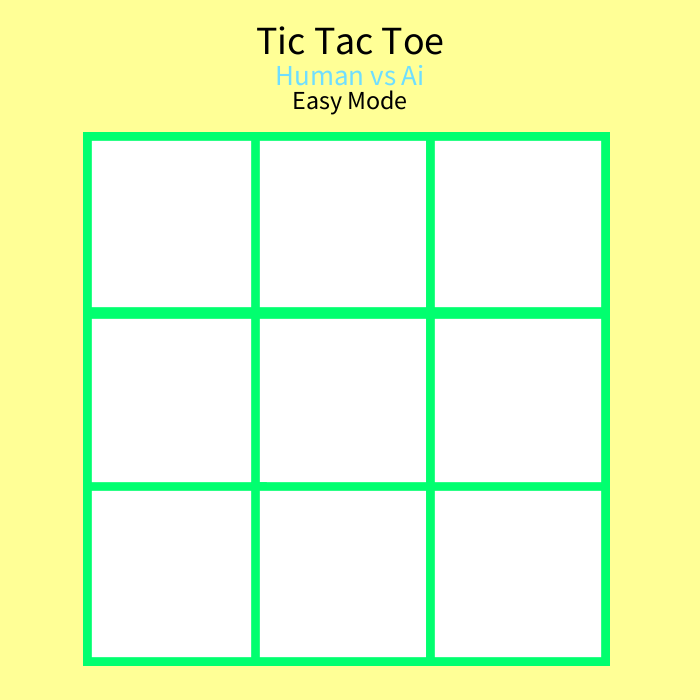
Frame 1 (no input)
Frame 60 (the mouse pressed at the canvas centre just before this capture): identical to frame 1, image omitted
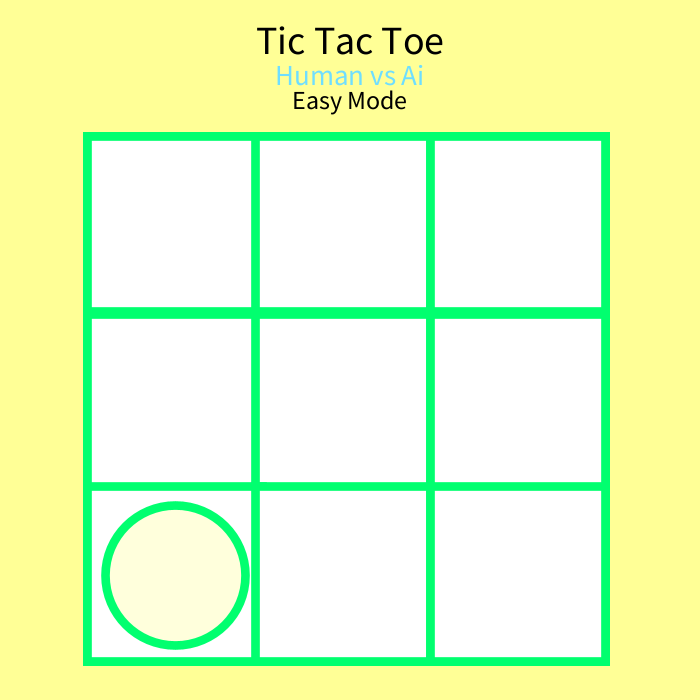
Frame 120 (the mouse held since frame 60 and released just before this capture)

The Processing sketch that drew these frames (run headless with seeded random() and noise(); from frame 60 on, the mouse is pressed at the canvas centre):

// Processing sketch: tictactoe
// ── tictactoe.pde
//TicTacToe Easy mode
//there is high chance of the Human winning.
boolean crossTurn, computerTurn, mouseReleased, tied, computerTurnTimer, gameIsLive ;
int howmany, time, finalTime, boxSize, fps = 12; 
float c, radius; 

void setup() {
  size(700, 700);
  fps = 30;
  frameRate(fps);//Specifies the number of frames to be displayed every second
  // I will figure out why it is 30 fps later.


  textAlign(CENTER, CENTER);//Sets the current alignment for drawing text to center
  ellipseMode(RADIUS);//Set the first two parameters of ellipse() as the shape's center point, but uses the third and fourth parameters to specify half of the shapes's width and height.
  strokeWeight(8.66);

  setup2();
}
EachBox [] eachbox;

void setup2 () {
  stroke(1, 444, 111);//color of stroke set to black
  gameIsLive = true;
  crossTurn = true;
  tied = false;
  howmany = 0;//set the total count of crosses/circles to zero
  time = 0;//set the time to zero
  computerTurnTimer = false;
  computerTurn = false;
  boxSize = round(min(width, height)/4);
  radius = boxSize/2.5;
  c = 0;

  //Clean up background
  background(444, 555, 150);
  eachbox = new EachBox[9];

  for (int i = 0; i < 9; i ++) {
    eachbox[i] = new EachBox(i);
    eachbox[i].drawBoard();
  }//index refers the number of boxes
  textAtTop();//a procedure lead to line 93
}

//Separate input/setup from what needs to be drawn constantly
void draw() {
  checkIfGameOver();

  //Delays computer's turn when it is computer's turn
  if (computerTurnTimer && gameIsLive) {
    computerDelay();
  }

  //checkFrameRate();
}


void checkFrameRate() {
  noStroke();
  rectCreator(color(150, 225, 220), 100, 50, 80, 30);
  stroke(0);
  textCreator(15, color(0), "Lag: " + round(100-100*(frameRate)/fps) + " %", 100, 50);
}//check frame rate lag to make sure it work

void mousePressed() {


  mouseReleased = true;

  for (int i = 0; i < 9; i ++) {
    if (boxIsEmpty(i) && crossTurn && eachbox[i].isUserHoveringOverBox() && mouseReleased && gameIsLive) {
      eachbox[i].drawCross();//if the box is empty and the player plays,and game is live. leave a cross there
      mouseReleased = false;
    }
  }
}

void mouseReleased() {
  mouseReleased = false;//when mouse released, confirm the movenment player made
}

void textAtTop() {
  textCreator(40, color(0), "Tic Tac Toe", width/2, 40);
  textCreator(29, color(111, 222, 333), "Human vs Ai", width/2, 75);
  textCreator(26, color(0), "Easy Mode", width/2, 100);
}//Text Part

void textCreator(int ts, color c, String s, float x, float y) {
  textSize(ts);
  fill(c);
  text(s, x, y);
}

void rectCreator(color c, float x, float y, float w, float h) {
  fill(c);
  rect(x, y, w, h);
}//They use default values to textCreator/textCreator

void moveTo(int a) {
  eachbox[a].drawCircle();
  computerTurn = false;//Put a circle in this position
}

void startCorner() {
  int r = round(random(3));//Random a float number between 0-3(includ decimal), then round it to an interger(0 and 3 are 1/6, 1 and 2 are 1/3)
  int a = 0;//set the variable to 0
  if (r == 0) a = 0;
  else if (r == 1) a = 2;
  else if (r == 2) a = 6;
  else a = 8;// when r =3, a= 8
  //When player start at center,randomly decides a corner to start from, and put a circle in that position.
  eachbox[a].drawCircle();
  computerTurn = false;
}

void computerFirstMove() {
  if (K1(4)) startCorner();
  else moveTo(6);
}

void computerMoves() {

  if (K2(1, 2, 0)) moveTo(0);


  else if (K1(2) && K1(6)) randomAction(); //2, 6
  else if (K1(0) && K1(8)) randomAction(); //0, 8

  //If no threat or attacking opportunity, play in random position
  else while (true) {
    int i = round(random(8));
    if (boxIsEmpty(i) && i != 1) {
      moveTo(i);
      break;
    }
  }
}

void randomAction() {
  //It randomly puts you in CORRECT positions
  while (true) {
    int i = round(random(1, 4))*2 - 1;//possibilities: 1, 3, 5, 7
    if (boxIsEmpty(i)) {
      moveTo(i);
      break;
    }
  }
}

void checkHowMany () {
  //If all the boxes are filled up, we have tied
  if (howmany == 9) tied = true;
}



//game over menu


void switchTurns() {
  //Player's turn

  howmany ++; 
  if (howmany % 2 == 1 && gameIsLive) {
    crossTurn = false;
    computerTurnTimer = true;
  }//because player always play first so every time when howmany % 2 == 1 it will be player's turn
}

void computerDelay() {
  //Delay the computer's move to let player hae time to make move
  finalTime = (int)frameRate;
  if (time < finalTime) time++;//increase time by 1 which is computer's delay time
  //When the time comes, play it once
  else {
    computerTurnTimer = false;
    computerTurn = true;

    if (howmany == 1) computerFirstMove();//when how many =1, it's player's move
    else computerMoves();

    time = 0;//set time back to zero

    computerTurn = false;
    crossTurn = true;//cross turn = player turn
  }
}

//Check if user's mouse is hovering over a rectangle (boolean is use to check the value true or not)
boolean overRect(float x, float y, float w, float h) {
  return (mouseX >= x-w/2 && mouseX <= x+w/2 && mouseY >= y-h/2 && mouseY <= y+h/2);
}//represent: x-cordinate, y-cordinate, width, height

//Check if a box is empty
boolean boxIsEmpty(int a) {
  return (!eachbox[a].crossed && !eachbox[a].circled);
}//used to indicate the value to return from a function

//Check if a box is full
boolean boxFull(int a) {
  return (eachbox[a].crossed || eachbox[a].circled);
}

//Check if a circle occupies the box
boolean K4(int a) {
  return (eachbox[a].circled);
}

//Check if a cross occupies the box
boolean K1(int a) { //K1
  return (eachbox[a].crossed);
}

//Check if the computer won
boolean Op(int a, int b, int c) {
  if (K4(a) && K4(b) && K4(c)) {
    drawLines(a, c);
    return true;
  } else return false;
}//xp represent player's move and op represent computer

//Check if the user miraculously wins
boolean Xp(int a, int b, int c) {
  if (K1(a) && K1(b) && K1(c)) {
    drawLines(a, c);
    ;//Draw a line to show the winning positions
    return true;
  } else return false;
}

boolean K2(int a, int b, int c) { //check circle position
  return (K4(a) && K4(b) && boxIsEmpty(c));
}
boolean K3(int a, int b, int c) { //check circle position
  return (K1(a) && K1(b) && boxIsEmpty(c));
}

void drawLines(int a, int c) {
  line(eachbox[a].x, eachbox[a].y, eachbox[c].x, eachbox[c].y);
}//the function for draw lines

boolean circleWins() {
  if (Op(0, 1, 2)) return true;
  else if (Op(3, 4, 5)) return true;
  else if (Op(6, 7, 8)) return true;
  else if (Op(0, 3, 6)) return true;
  else if (Op(1, 4, 7)) return true;
  else if (Op(2, 5, 8)) return true;
  else if (Op(0, 4, 8)) return true;
  else if (Op(2, 4, 6)) return true;
  else return false;
}

boolean crossWins() {
  if (Xp(0, 1, 2)) return true;
  else if (Xp(3, 4, 5)) return true;
  else if (Xp(6, 7, 8)) return true;
  else if (Xp(0, 3, 6)) return true;
  else if (Xp(1, 4, 7)) return true;
  else if (Xp(2, 5, 8)) return true;
  else if (Xp(0, 4, 8)) return true;
  else if (Xp(2, 4, 6)) return true;
  else return false;
}
//Above codes are all the postive pattern of win
class EachBox {
  int n; //number of this box
  int x, y; //position of box
  boolean crossed, circled;
  // represent all the function Eachbox do for the program
  EachBox(int num) {
    rectMode(CENTER);
    n = num;
    num ++;

    setBoxSize(num, round(num/3f - 0.6));
  }//num variable use to determine the exactly size of box. Dont know what 3f represent yet)

  void setBoxSize(int num, float a) {
    x = round(boxSize * (num-a*3));
    y = round(height/2+50 - boxSize + boxSize*a);
  }

  void drawBoard() {

    //board
    rect(width*1.25/5, height*1.6/5, width*1/4, height*2.5/10);//game board 1
    rect(width*2.45/5, height*1.6/5, width*1/4, height*2.5/10);//game board 2
    rect(width*3.7/5, height*1.6/5, width*1/4, height*2.5/10);//game board 3

    //column 2
    rect(width*1.25/5, height*2.87/5, width*1/4, height*2.5/10);//game board 4
    rect(width*2.45/5, height*2.87/5, width*1/4, height*2.5/10);//game board 5
    rect(width*3.7/5, height*2.87/5, width*1/4, height*2.5/10);//game board 6

    //column 3
    rect(width*1.25/5, height*4.1/5, width*1/4, height*2.5/10);//game board 7
    rect(width*2.45/5, height*4.1/5, width*1/4, height*2.5/10);//game board 8
    rect(width*3.7/5, height*4.1/5, width*1/4, height*2.5/10);//game board 9
  }
  //determine the background and draw the board
  void drawCross() {
    crossed = true; //mark this box as a cross then switch turn to computer
    switchTurns();

    if (howmany == 9) tied = true;

    line(x-radius, y-radius, x+radius, y+radius);
    line(x-radius, y+radius, x+radius, y-radius);//cross code
  }

  void drawCircle() {
    circled = true; //mark this box as a circle and draw one there
    switchTurns();

    if (howmany == 9) tied = true;
    fill(255, 255, 220);
    ellipse(x, y, radius, radius);//circle code
  }

  boolean isUserHoveringOverBox() {
    return overRect(x, y, boxSize, boxSize);
  }
}
void gameOver(String message) {
  gameIsLive = false;// create variable message which represent the result of game 
  if (c < 200) c += 120/(fps+1);//float c = Game over menu's color and delay increment (add 120/(30+1) everytime until reach 200)
  stroke(0, c);  
  rectCreator(color(444, 555, 150), width/2, height/2 + 50, width-100, 200);
  textCreator(round(95*min(width, height)/800), color(0), message, width/2, height/2);//message should only be lose or tied if the code working
  rect(width*3/6, height/2 + 100, 100, 50);
  textCreator(round(25*min(width, height)/800), color(444, 555, 150), "RESTART", width*3/6, height/2+100);

  stroke(0);
  if (overRect(width*3/6, height/2+100, 100, 50) && mouseReleased) {
    mouseReleased = false;
    //when player click restart, reset all variables and clear background
    setup();
  }//when player click save, auto save the  screenshot of this particular game to folder
}
void checkIfGameOver() {
  if (circleWins()) {
    gameOver("YOU LOSE");
  } else if (crossWins()) {
    gameOver("YOU WIN :)");
  } else if (tied) {
    gameOver("TIED");
  } //connect the String message (line 259)
}
